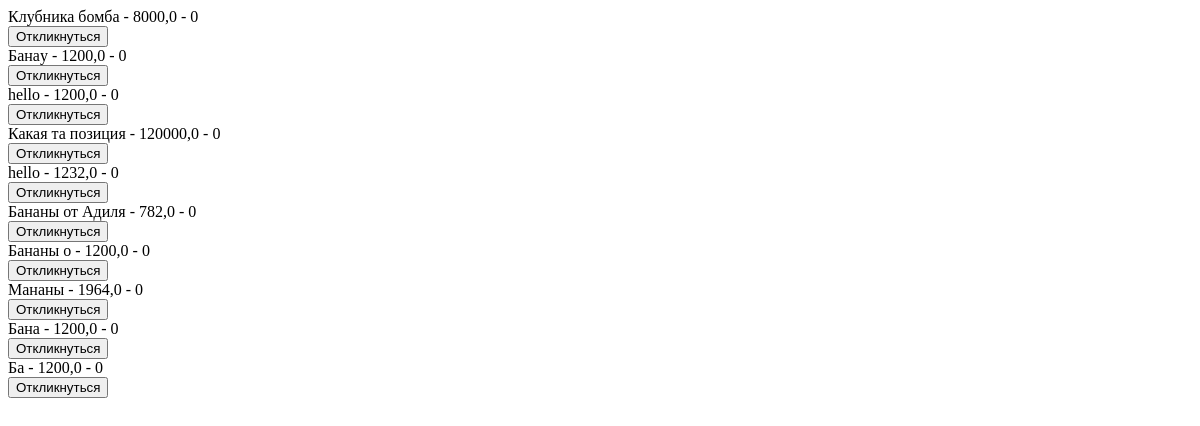
Before: /ad_list/ with the older database file.
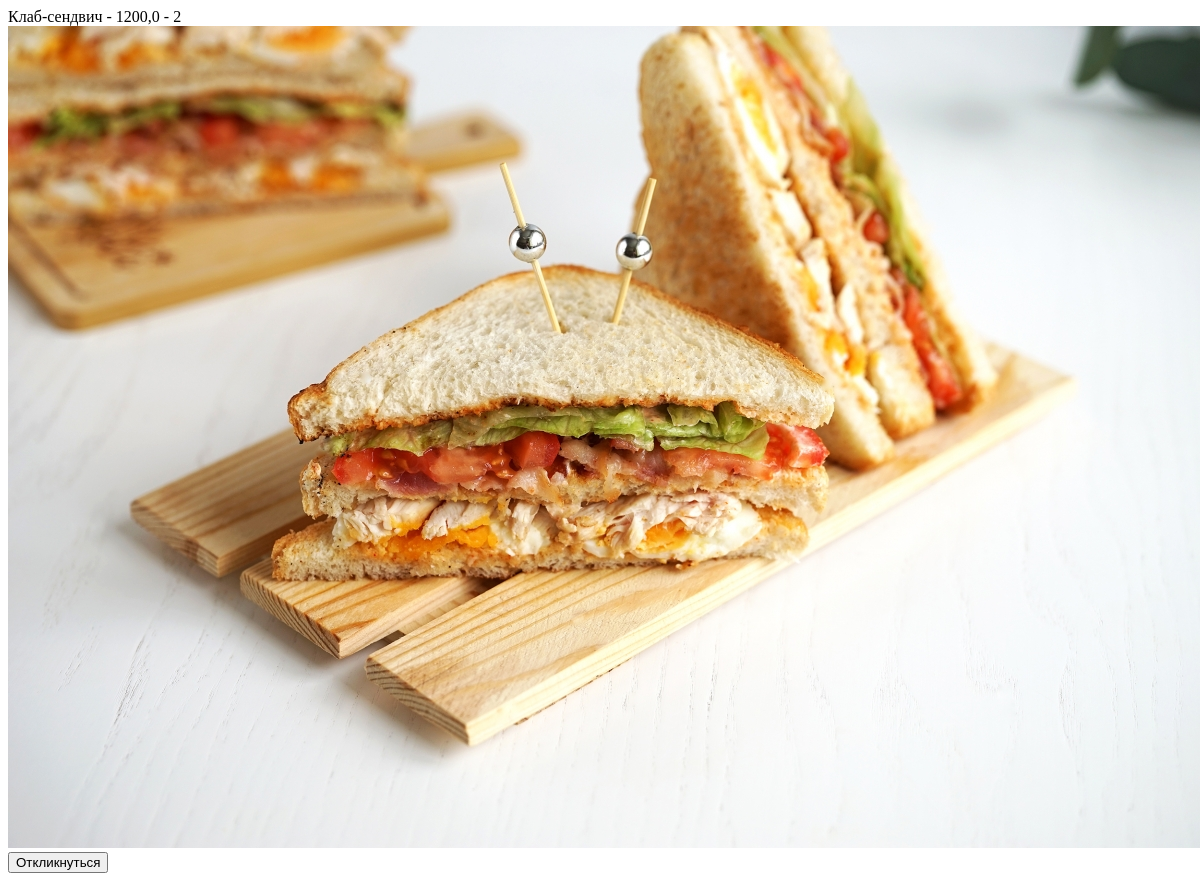
After: the same page with the newer database file.
### main/models.py (models this page shows, shortened)
class Ad(models.Model):
    user= models.ForeignKey(CustomUser, blank=False, null=False, on_delete=models.CASCADE, related_name='creator')
    title= models.CharField(max_length=50, verbose_name="Title")
    company_name= models.CharField(max_length=50, blank=True, null=True, verbose_name="Company_name")
    description= models.TextField(verbose_name="Description")
    image_link = models.ImageField(upload_to=user_image_directory_path, blank=True, null=True,
                                   verbose_name="Ad image")
    cost= models.FloatField(verbose_name="Cost")
    responders= models.ManyToManyField(Respond)
    create_date = models.DateField(auto_now_add=True, verbose_name="Creation date")
    edit_date = models.DateField(auto_now=True, verbose_name="Edit date")
    is_active = models.BooleanField(default=True, verbose_name="Active")
    category=models.OneToOneField(Category, blank=True, null=True, on_delete=models.CASCADE)

### main/views.py (the view)
# urls.py: path('ad_list/', views.AdListView.as_view(), name='ad list'),
class AdListView(ListView):
    template_name = "main/ad_list.html"
    model = Ad

### main/templates/main/ad_list.html (shortened to what this page needs)
{% load static %}
<!DOCTYPE html>
<html lang="en">
<head>
</head>
<body>
{% for i in object_list %}
    {{i.title}} - {{i.cost}} - {{i.responders.all|length}}
    <form action="/add_responder/" method="POST">
        {% if i.image_link.file is not None     %}
        <img src="{{i.image_link.url}}" alt="">
        {% endif %}
        {% if user in i.responders.all %}
        <button disabled>Вы уже отклинулись</button>
        {% else %}
        <button>Откликнуться</button>
        {% endif %}
    </form>
{% endfor %}
</body>
</html>

Changed rows visible on the page:
removed Ad: title "Клубника бомба", cost "8000,0", responders.all|length "0", shows "Откликнуться"
removed Ad: title "Банаy", cost "1200,0", responders.all|length "0", shows "Откликнуться"
removed Ad: title "hello", cost "1200,0", responders.all|length "0", shows "Откликнуться"
removed Ad: title "Какая та позиция", cost "120000,0", responders.all|length "0", shows "Откликнуться"
removed Ad: title "hello", cost "1232,0", responders.all|length "0", shows "Откликнуться"
removed Ad: title "Бананы от Адиля", cost "782,0", responders.all|length "0", shows "Откликнуться"
removed Ad: title "Бананы о", cost "1200,0", responders.all|length "0", shows "Откликнуться"
removed Ad: title "Мананы", cost "1964,0", responders.all|length "0", shows "Откликнуться"
removed Ad: title "Бана", cost "1200,0", responders.all|length "0", shows "Откликнуться"
removed Ad: title "Ба", cost "1200,0", responders.all|length "0", shows "Откликнуться"
added Ad: title "Клаб-сендвич", cost "1200,0", responders.all|length "2", image_link (picture), shows "Откликнуться"
